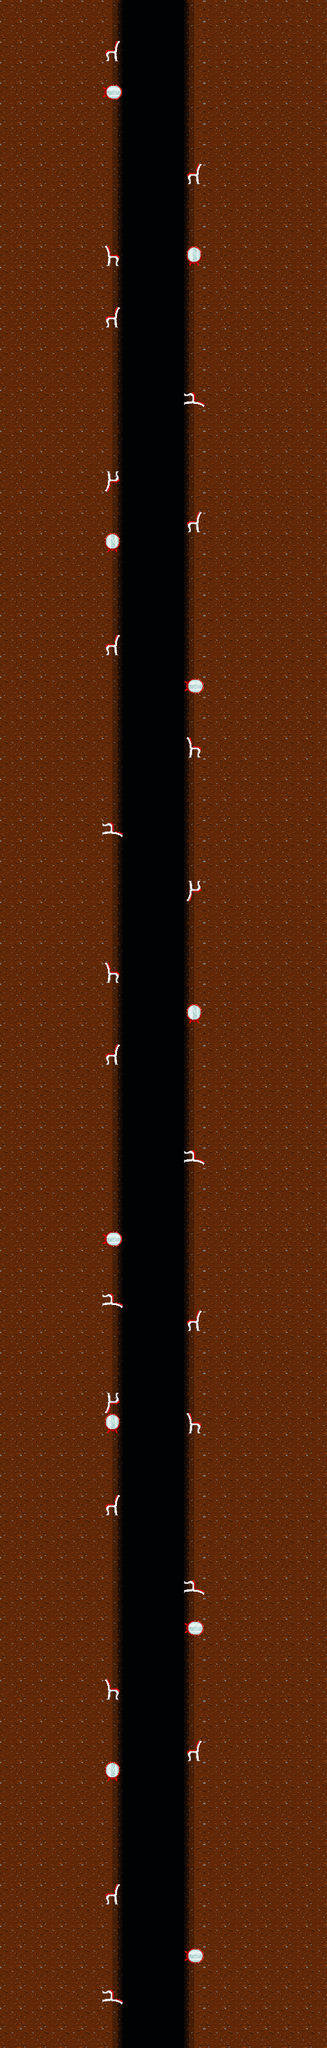

This game map was drawn from its Tiled (.tmx) file and the tilesets committed beside it. A one-line description and the trimmed map source follow:
An orthogonal 16x100 tile map with 32x32 px tiles, 2 tile layers (background, foreground), 1 hidden layer not drawn and 3 objects (spawn, door, textbox).

<map version="1.0" orientation="orthogonal" renderorder="right-down" width="16" height="100" tilewidth="32" tileheight="32" nextobjectid="7">
 <properties>
  <property name="music" value="fall" />
 </properties>
 <tileset firstgid="1" name="tilesheet" tilewidth="32" tileheight="32" tilecount="1024">
  <image source="../tilesheet.png" width="512" height="512" />
 </tileset>
 <layer name="background" width="16" height="100">
  <data>[1600 cells, 1600 non-empty, 4 distinct tile ids]</data>
 </layer>
 <layer name="foreground" width="16" height="100">
  <data>[1600 cells, 34 non-empty, 6 distinct tile ids]</data>
 </layer>
 <layer name="main" width="16" height="100" visible="0" opacity="0.22">
  <data>[1600 cells, 206 non-empty, 1 distinct tile ids]</data>
 </layer>
 <objectgroup name="objects">
  <properties>
   <property name="targetLevel" value="test" />
  </properties>
  <object id="2" name="default" type="spawn" x="224" y="192" width="32" height="32">
   <ellipse />
  </object>
  <object id="5" type="door" x="160" y="2464" width="160" height="128">
   <properties>
    <property name="onTouch" value="true" />
    <property name="targetLevel" value="first_room" />
   </properties>
  </object>
  <object id="6" type="textbox" x="128" y="0" width="224" height="3232">
   <properties>
    <property name="text" value="Aaaaaaaaaaaaaaaaaaaaaaaahhh!!!" />
   </properties>
  </object>
 </objectgroup>
</map>